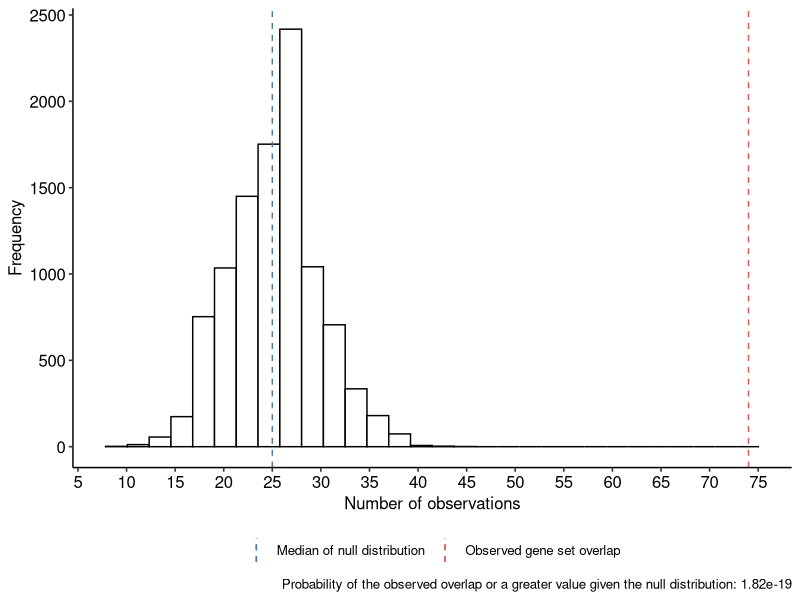
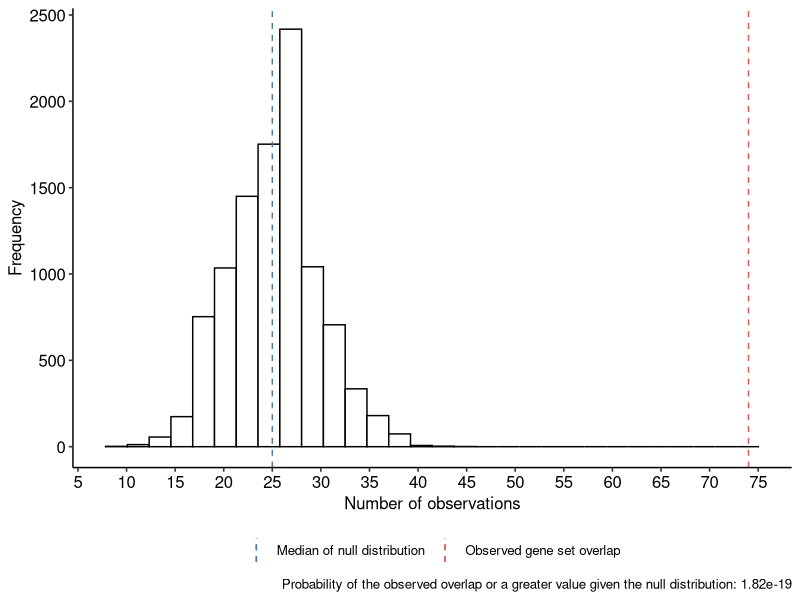

The R source for these figures, in order:
## ---- chunk 1
# alorenzetti 20230410

# description ####
# this script will evaluate
# the probability of obtaining
# a value as extreme of more extreme
# than the overlap of two sets of genes

# loading libs ####
library(tidyverse)
library(ggpubr)

# getting started ####
# the first set is the number
# of genes bound to RhlB in vivo
# without rRNAs: CCNA_R0066, CCNA_R0069, CCNA_R0087, CCNA_R0084
setA = 216

# the second set is the number
# of differentially expressed genes at 10C
# without rRNAs: CCNA_R0066, CCNA_R0069, CCNA_R0087, CCNA_R0084
setB = 478

# the genes showing up in the two sets
# is the overlap
overlap = 74

# the total number of genes in C. crescentus 
# according to the NA1000 genome build at the NCBI
# without rRNAs: CCNA_R0066, CCNA_R0069, CCNA_R0087, CCNA_R0084
total = 4081
## ---- chunk 2
# those numbers are sufficient to define the
# parameters of the hypergeometric distribution
# to generate a null distribution and then compare
# the observed overlap to see if the overlap
# is more extreme than the null distribution for
# the same parameters.
# plotting the histogram for the null distribution
# with 10000 observations
set.seed(665)
null = rhyper(nn = 10000, m = setA, n = total-setA, k = setB)
head(null, 200)
## ---- chunk 3
# the overlap is almost 3x bigger than
# the median of the null distribution (obtained at random)
# print("Median of the null distribution:")
median(null)

# print("Mean of the null distribution:")
mean(null)

# print("Representation factor:")
overlap/median(null)
## ---- chunk 4
# the probability (p-value) of obtaining a value
# as extreme or more extreme than the overlap (74)
# given a null distribution (obtained at random)
# with the same parameters is
p = phyper(q = overlap-1, m = setA, n = total-setA, k = setB, lower.tail = F)

# print("Probability of of obtaining a value as extreme or more extreme than the overlap given a null distribution (obtained at random) with the same parameters:")
p
## ---- chunk 5
# the observed overlap was 74
# whereas the median of our null distribution obtained
# at random was around 26
plot = tibble(null = null) %>% 
  ggplot(aes(x = null)) +
  geom_histogram(fill = "white", color = "black", bins = 30) + # Adjust the number of bins to a suitable value, e.g., 30
  geom_vline(aes(xintercept = median(null), color = "Median of null distribution"),
             linetype="dashed", show.legend = TRUE) +
  geom_vline(aes(xintercept = overlap, color = "Observed gene set overlap"),
             linetype="dashed", show.legend = TRUE) +
  theme_pubr() +
  xlab("Number of observations") +
  ylab("Frequency") +
  labs(caption = paste0("Probability of the observed overlap or a greater value given the null distribution: ", format(p, digits = 3, scientific = T))) +
  scale_color_manual(values = c("#4E79A7", "#E15759")) +
  scale_x_continuous(breaks = seq(0, 80, by = 5)) +
  theme(legend.position = "bottom", legend.title = element_blank())

plot
## ---- chunk 6
# saving plot
ggsave(filename = "plots/overlap_significance.png",
       plot = plot,
       unit = "in",
       height = 4, width = 6,
       dpi = 600)
